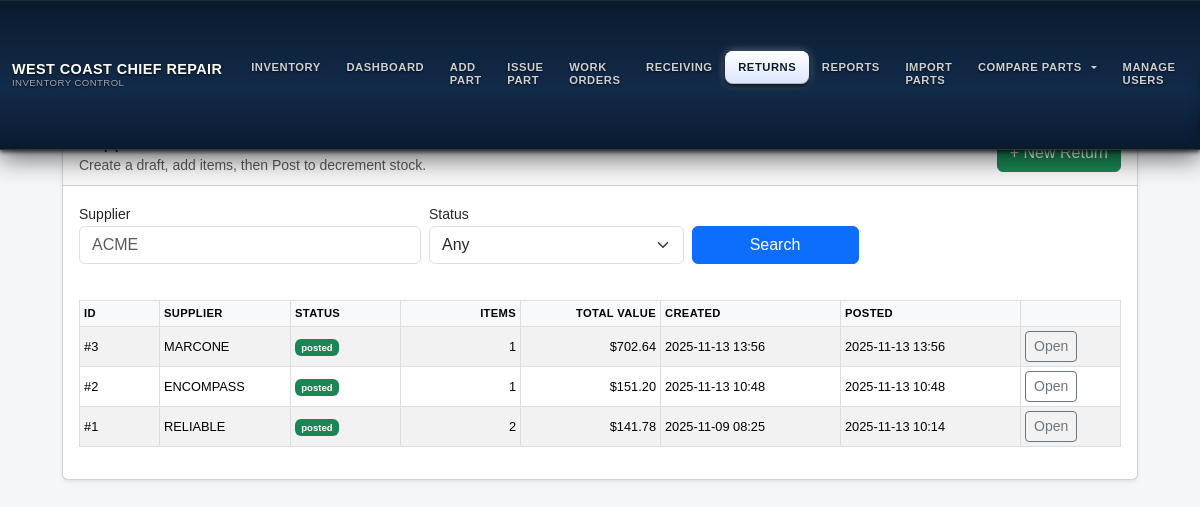
The page /supplier_returns/ (signed in) on the database its author committed.
### models.py (models this page shows, shortened)
class SupplierReturnBatch(db.Model):
    __tablename__ = "supplier_return_batch"
    __table_args__ = {"extend_existing": True}
    id = db.Column(db.Integer, primary_key=True)
    supplier_name = db.Column(db.String(200), index=True)
    reference_receiving_id = db.Column(db.Integer)  # опционально, без FK, просто справочно
    status = db.Column(db.String(20), nullable=False, default="draft")  # draft|posted
    created_at = db.Column(db.DateTime, nullable=False, default=datetime.utcnow)
    created_by = db.Column(db.String(120))
    posted_at = db.Column(db.DateTime)
    posted_by = db.Column(db.String(120))
    total_items = db.Column(db.Integer, nullable=False, default=0)
    total_value = db.Column(db.Float,   nullable=False, default=0.0)
    items = db.relationship(
        "SupplierReturnItem",
        back_populates="batch",
        cascade="all, delete-orphan",
        lazy="selectin",
    )

### supplier_returns/routes.py (the view)
@supplier_returns_bp.route("/", methods=["GET"])
@login_required
def list_returns():
    if not _require_admin():
        flash("Access denied", "danger")
        return redirect(url_for("inventory.dashboard"))
    q = SupplierReturnBatch.query
    supplier = (request.args.get("supplier") or "").strip()
    status   = (request.args.get("status") or "").strip()
    if supplier:
        q = q.filter(SupplierReturnBatch.supplier_name.ilike(f"%{supplier}%"))
    if status in ("draft", "posted"):
        q = q.filter(SupplierReturnBatch.status == status)
    rows = q.order_by(SupplierReturnBatch.id.desc()).all()
    return render_template("supplier_returns/list.html", rows=rows, supplier=supplier, status=status)

### app.py (called while the page is built)
def _to_local(dt: datetime, fmt: str):
    if not dt:
        return "—"
    tzname = app.config.get("DISPLAY_TZ", "America/Los_Angeles")
    try:
        dt_utc = dt.replace(tzinfo=ZoneInfo("UTC"))
        dt_local = dt_utc.astimezone(ZoneInfo(tzname))
        return dt_local.strftime(fmt)
    except Exception:
        return dt.strftime(fmt)

@app.template_filter("local_dt")
def jinja_local_dt(dt: datetime, fmt: str = "%Y-%m-%d %H:%M"):
    return _to_local(dt, fmt)

@app.before_request
def restrict_role_routes():
    try:
        if not getattr(current_user, "is_authenticated", False):
            return  # гость — пусть дойдёт до /login
        ep = (request.endpoint or "").strip()
        role = (getattr(current_user, "role", "") or "").strip().lower()
        if role == "technician":
            if ep in ALLOWED_TECH_ENDPOINTS or ep.endswith(".health") or ep.endswith(".ping"):
                return
            return redirect(url_for("inventory.wo_list"))
        if role == "viewer":
            if ep in ALLOWED_VIEWER_ENDPOINTS or ep.endswith(".health") or ep.endswith(".ping"):
                return
            return redirect(url_for("inventory.wo_list"))
        return
    except Exception:
        try:
            return redirect(url_for("inventory.wo_list"))
        except Exception:
            return

### auth/routes.py (called while the page is built)
@login_manager.user_loader
def load_user(user_id):
    return User.query.get(int(user_id))

### supplier_returns/routes.py (called while the page is built)
def _require_admin():
    role = (getattr(current_user, "role", "") or "").lower()
    return role in ("superadmin", "admin")

### templates/supplier_returns/list.html (shortened to what this page needs)
{% extends "base.html" %}
{% block content %}
<div class="container" style="max-width: 1100px;">
  <div class="card shadow-sm mt-4">
    <div class="card-header d-flex justify-content-between align-items-center">
      <div>
        <h5 class="mb-0">Supplier Returns</h5>
        <small class="text-muted">Create a draft, add items, then Post to decrement stock.</small>
      </div>
      <a href="{{ url_for('supplier_returns.new_return') }}" class="btn btn-success">+ New Return</a>
    </div>
    <div class="card-body">
      <form class="row g-2 mb-3" method="get" action="{{ url_for('supplier_returns.list_returns') }}">
        <div class="col-md-4">
          <label class="form-label mb-0"><small>Supplier</small></label>
          <input class="form-control" name="supplier" value="{{ supplier or '' }}" placeholder="ACME">
        </div>
        <div class="col-md-3">
          <label class="form-label mb-0"><small>Status</small></label>
          <select class="form-select" name="status">
            <option value="">Any</option>
          </select>
        </div>
        <div class="col-md-2 align-self-end">
          <button class="btn btn-primary w-100">Search</button>
        </div>
      </form>
      <div class="table-responsive">
        <table class="table table-sm table-striped align-middle">
          <thead class="table-light">
            <tr>
              <th style="width:80px;">ID</th>
              <th>Supplier</th>
              <th style="width:110px;">Status</th>
              <th style="width:120px;" class="text-end">Items</th>
              <th style="width:140px;" class="text-end">Total Value</th>
              <th style="width:180px;">Created</th>
              <th style="width:180px;">Posted</th>
              <th style="width:100px;"></th>
            </tr>
          </thead>
          <tbody>
            {% for r in rows %}
              <tr>
                <td>#{{ r.id }}</td>
                <td>{{ r.supplier_name or '—' }}</td>
                <td>
                  {% if r.status == 'posted' %}
                    <span class="badge bg-success">posted</span>
                  {% else %}
                    <span class="badge bg-secondary">draft</span>
                  {% endif %}
                </td>
                <td class="text-end">{{ r.total_items or 0 }}</td>
                <td class="text-end">${{ '%.2f'|format(r.total_value or 0) }}</td>
                <td>{{ r.created_at|local_dt }}</td>
                <td>{{ r.posted_at|local_dt }}</td>
                <td>
                  <a class="btn btn-sm btn-outline-secondary"
                     href="{{ url_for('supplier_returns.edit_return', batch_id=r.id) }}">Open</a>
                </td>
              </tr>
            {% else %}
              <tr><td colspan="8" class="text-center text-muted py-4">No supplier returns yet.</td></tr>
            {% endfor %}
          </tbody>
        </table>
      </div>
    </div>
  </div>
</div>
{% endblock %}

### static/style.css (style rules this page uses)
body { font-family: Arial, sans-serif; background-color:#f6f6f6; padding:20px; margin:0; }
table { width:100%; border-collapse:collapse; margin-top:20px; }
table th, table td { padding:10px; border:1px solid #ddd; text-align:left; }
form input:not([type="checkbox"]):not([type="radio"]):not(.form-check-input), form select, form textarea { width: 100%; box-sizing: border-box; }

### templates/base.html (style rules this page uses)
body { background-color:#f5f6f8; }
table { font-size:.8rem; }
th { font-weight:600; text-transform:uppercase; letter-spacing:.03em; font-size:.7rem; }

### rows shown on the page
SupplierReturnBatch: id "3", supplier_name "MARCONE", status "posted", total_items "1", total_value "702.64", created_at|local_dt "2025-11-13 13:56", posted_at|local_dt "2025-11-13 13:56"
SupplierReturnBatch: id "2", supplier_name "ENCOMPASS", status "posted", total_items "1", total_value "151.20", created_at|local_dt "2025-11-13 10:48", posted_at|local_dt "2025-11-13 10:48"
SupplierReturnBatch: id "1", supplier_name "RELIABLE", status "posted", total_items "2", total_value "141.78", created_at|local_dt "2025-11-09 08:25", posted_at|local_dt "2025-11-13 10:14"
